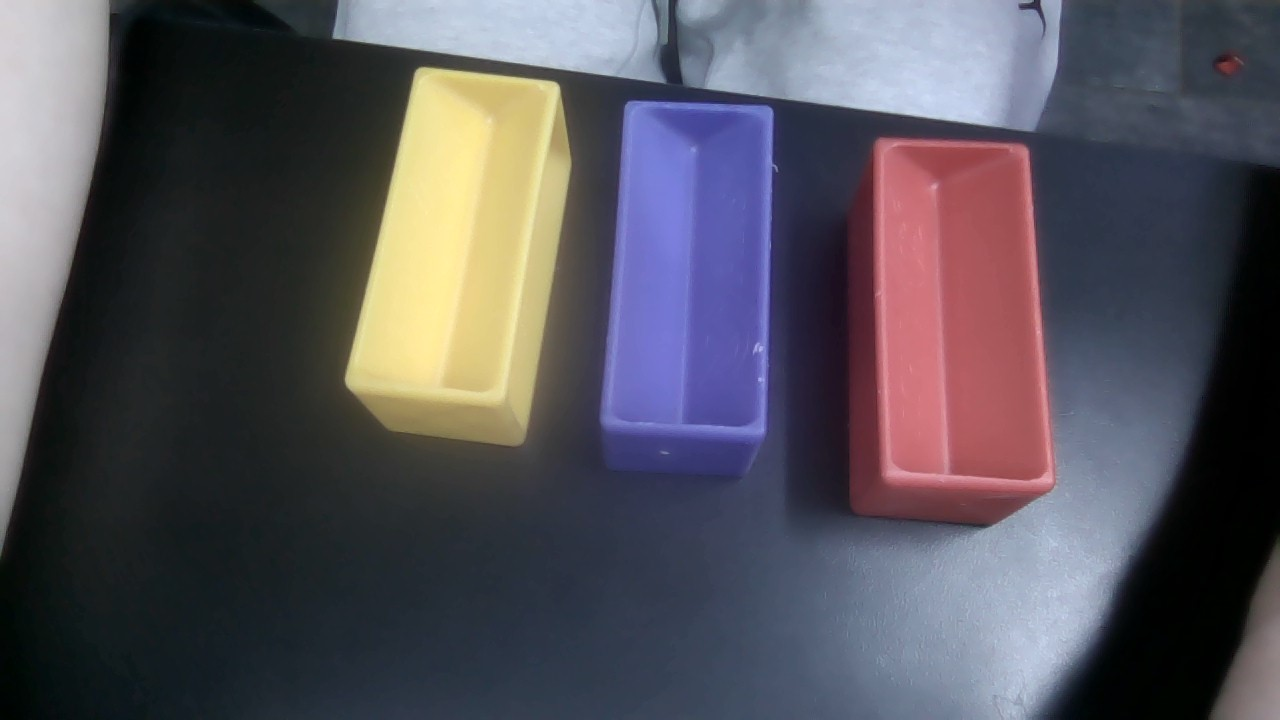
#> input picture blk_imgs/r9000p_laptop.jpg, 1280 x 720 px
$ python hsv_range_calc.py
#> lines starting #> are read from the running program, lines starting #| are printed output that depends on the picture; after the words box and inside, x2 and y2 are one past the last pixel; in counts of white or black regions, pixels touching at a corner belong together
import cv2
import numpy as np
from dataclasses import dataclass
from typing import Tuple, List, Optional
import os
import sys
import matplotlib.pyplot as plt  # Added for histogram plotting
from color_defs import hsv_t, Color


def compute_hsv_ranges(h_values, s_values, v_values, coverage: float) -> List[Tuple[hsv_t, hsv_t]]:
    """Handle circular Hue values for colors like red"""
    h_sorted = np.sort(h_values)

    # Calculate percentiles accounting for circular Hue space
    lower_p = (1 - coverage) / 2 * 100
    upper_p = 100 - lower_p
    lower_p = max(0, lower_p)
    upper_p = min(100, upper_p)
    h_low = np.percentile(h_sorted, lower_p)
    h_high = np.percentile(h_sorted, upper_p)

    s_low = np.percentile(s_values, lower_p)
    s_high = np.percentile(s_values, upper_p)
    v_low = np.percentile(v_values, lower_p)
    v_high = np.percentile(v_values, upper_p)

    ranges = []
    if h_high - h_low > 90:  # Threshold for splitting red ranges
        # Split into two ranges for red
        ranges.append(((0, int(s_low), int(v_low)),
                       (10, int(s_high), int(v_high))))
        ranges.append(((170, int(s_low), int(v_low)),
                       (180, int(s_high), int(v_high))))
    else:
        # Single range for other colors
        ranges.append(((int(h_low), int(s_low), int(v_low)),
                       (int(h_high), int(s_high), int(v_high))))
    return ranges


class RotatedROISelector:
    """Interactive rotated ROI selection"""

    def __init__(self, image):
        self.image = image
        self.center = (0, 0)
        self.size = (100, 50)
        self.angle = 0
        self.dragging = False
        self.current_corner = -1
        self.corners = np.zeros((4, 2), dtype=np.float32)

    def mouse_callback(self, event, x, y, flags, param):
        if event == cv2.EVENT_LBUTTONDOWN:
            self.dragging = True
            self.current_corner = self.find_nearest_corner(x, y)
        elif event == cv2.EVENT_LBUTTONUP:
            self.dragging = False
        elif event == cv2.EVENT_MOUSEMOVE and self.dragging:
            self.corners[self.current_corner] = (x, y)
            self.update_rotated_rect()

    def find_nearest_corner(self, x, y):
        distances = [np.linalg.norm(c - (x, y)) for c in self.corners]
        return np.argmin(distances)

    def update_rotated_rect(self):
        rect = cv2.minAreaRect(self.corners.astype(int))
        self.center, self.size, self.angle = rect

    def select(self):
        cv2.namedWindow("Rotated ROI")
        cv2.setMouseCallback("Rotated ROI", self.mouse_callback)

        # Initialize corners with default rectangle
        h, w = self.image.shape[:2]
        self.corners = np.array([[w//3, h//3],
                                 [2*w//3, h//3],
                                 [2*w//3, 2*h//3],
                                 [w//3, 2*h//3]], dtype=np.float32)

        while True:
            img = self.image.copy()

            # Draw current rotated rectangle.
            # Use box.astype(np.int32) to avoid deprecation warnings.
            box = cv2.boxPoints((self.center, self.size, self.angle))
            cv2.drawContours(img, [box.astype(np.int32)], 0, (0, 255, 0), 2)

            # Draw corners
            for x, y in self.corners:
                cv2.circle(img, (int(x), int(y)), 5, (0, 0, 255), -1)

            cv2.imshow("Rotated ROI", img)
            key = cv2.waitKey(1) & 0xFF
            if key == ord('q'):
                break

        cv2.destroyAllWindows()
        return self.center, self.size, self.angle


def extract_rotated_roi(image, center, size, angle):
    """
    Extract the rotated region as an upright rectangle.
    Convert size to integer values and ensure center is a tuple of floats.
    """
    patch_size = (int(size[0]), int(size[1]))
    center_pt = (float(center[0]), float(center[1]))

    # Rotate the entire image about the center by angle.
    M = cv2.getRotationMatrix2D(center_pt, angle, 1)
    rotated = cv2.warpAffine(image, M, (image.shape[1], image.shape[0]))

    # Extract the rotated ROI.
    roi = cv2.getRectSubPix(rotated, patch_size, center_pt)
    return roi


def main():
    image_name = "r9000p_laptop.jpg"
    color_name = input(
        "Enter the color name of the block being measured: ").strip()
#> the answer given: ../../blk_imgs/r9000p_laptop.jpg
    image = cv2.imread(f"../../blk_imgs/{image_name}")
#> image is the input picture: shape (720, 1280, 3); mean B, G, R 91.2, 83, 85.9
    if image is None:
        print("Could not load image")
        return

    # 1. Select rotated ROI interactively.
    selector = RotatedROISelector(image)
    center, size, angle = selector.select()
#> in select, `cv2.drawContours(img, [box.astype(np.int32)], 0, (0, 255, 0), 2)`: img: shape (720, 1280, 3); 0.02% of pixels changed, all inside (x1, y1, x2, y2) = (0, 0, 52, 27)
#> after the loop in select, `for x, y in self.corners:`: img: shape (720, 1280, 3); mean B, G, R 91.2, 83, 85.9
#> (key q is pressed here)
#> center = (0, 0); size = (100, 50); angle = 0

    # 2. Extract the ROI and convert to HSV.
    roi = extract_rotated_roi(image, center, size, angle)
#> in extract_rotated_roi, `patch_size = (int(size[0]), int(size[1]))`: patch_size = (100, 50)
#> in extract_rotated_roi, `center_pt = (float(center[0]), float(center[1]))`: center_pt = (0, 0)
#> in extract_rotated_roi, `M = cv2.getRotationMatrix2D(center_pt, angle, 1)`: M = [[1, 0, 0], [0, 1, 0]]
#> in extract_rotated_roi, `roi = cv2.getRectSubPix(rotated, patch_size, center_pt)`:
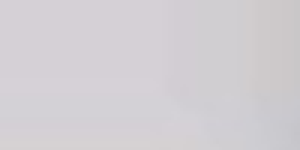
#> roi: shape (50, 100, 3) (shown 3 times larger); mean B, G, R 211, 206.5, 210.2
    hsv_roi = cv2.cvtColor(roi, cv2.COLOR_BGR2HSV)
#> hsv_roi: shape (50, 100, 3); mean H, S, V 146, 6, 211.5

    # 3. Calculate HSV distributions.
    H = hsv_roi[:, :, 0].flatten()
#> H = 5000 values, max 173 at index 82, min 125 at index 3698, mean 146
    S = hsv_roi[:, :, 1].flatten()
#> S = 5000 values, max 8 at index 3999, min 3 at index 98, mean 6.02
    V = hsv_roi[:, :, 2].flatten()
#> V = 5000 values, max 215 at index 2600, min 201 at index 98, mean 211.5

    # Set lower bound, upper bound and interval for the coverage percentages.
    # For example, lower=0.5, upper=1, interval=0.1 will generate: 0.5, 0.6, 0.7, 0.8, 0.9, 1.0.
    coverage_lower = 0.65
    coverage_upper = 1.0
    coverage_interval = 0.05

    # Create an array of coverage values (e.g. 0.5, 0.6, 0.7, ..., 1.0)
    coverage_levels = np.arange(
        coverage_lower, coverage_upper + coverage_interval/2, coverage_interval)

    print("coverage levels: ", coverage_levels)

    # For each coverage level, compute the HSV ranges.
    computed_hsv_ranges = []   # Will store tuples: (coverage, list_of_ranges)
    for cov in coverage_levels:
        ranges_for_cov = compute_hsv_ranges(H, S, V, cov)
        computed_hsv_ranges.append((cov, ranges_for_cov))
#> this loop made 8 passes
#> (h_low in compute_hsv_ranges, h_high in compute_hsv_ranges, s_low in compute_hsv_ranges, s_high in compute_hsv_ranges, v_low in compute_hsv_ranges, v_high in compute_hsv_ranges, ranges_for_cov) on passes 1 to 8: (132, 156, 5, 7, 209, 214, [((132, 5, 209), (156, 7, 214))]), (132, 165, 5, 7, 208, 214, [((132, 5, 208), (165, 7, 214))]), (132, 173, 4, 7, 206, 214, [((132, 4, 206), (173, 7, 214))]), (132, 173, 4, 7, 206, 214, [((132, 4, 206), (173, 7, 214))]), (132, 173, 4, 7, 205, 214, [((132, 4, 205), (173, 7, 214))]), (130, 173, 4, 7, 204, 215, [((130, 4, 204), (173, 7, 215))]), (126, 173, 4, 7, 203, 215, [((126, 4, 203), (173, 7, 215))]), (125, 173, 3, 8, 201, 215, [((125, 3, 201), (173, 8, 215))])
#> after the loop, computed_hsv_ranges = 8 items

    # Print the computed ranges to the terminal.
    print(f"Detected HSV ranges for {color_name}:")
    for cov, ranges in computed_hsv_ranges:
        # Compute the corresponding lower and upper percentiles for this coverage.
        lower_percentile = (1 - cov) / 2 * 100
        upper_percentile = 100 - lower_percentile
        percentile_interval = upper_percentile - lower_percentile
        print(f"Coverage: {cov*100:.0f}% "
              f"(Percentiles: {lower_percentile:.1f}%-{upper_percentile:.1f}%, Interval: {percentile_interval:.1f}%)")
        for idx, (lower, upper) in enumerate(ranges):
            print(f"  Range {idx+1}:")
            print(f"    Lower: {lower}")
            print(f"    Upper: {upper}")
#> this loop made 8 passes
#> (cov, ranges, lower_percentile, upper_percentile, percentile_interval) on passes 1 to 8: (0.65, [((132, 5, 209), (156, 7, 214))], 17.5, 82.5, 65), (0.7, [((132, 5, 208), (165, 7, 214))], 15, 85, 70), (0.75, [((132, 4, 206), (173, 7, 214))], 12.5, 87.5, 75), (0.8, [((132, 4, 206), (173, 7, 214))], 10, 90, 80), (0.85, [((132, 4, 205), (173, 7, 214))], 7.5, 92.5, 85), (0.9, [((130, 4, 204), (173, 7, 215))], 5, 95, 90), (0.95, [((126, 4, 203), (173, 7, 215))], 2.5, 97.5, 95), (1, [((125, 3, 201), (173, 8, 215))], -2.22e-14, 100, 100)
#> (printed output is left out)

    # Save the computed ranges and percentile settings to a CSV file.
    import csv
    img_no_format = image_name.split('.')[0]
    csv_output_path = f"./output/{img_no_format}_{color_name}_hsv_ranges.csv"
    with open(csv_output_path, mode='w', newline='') as csv_file:
        writer = csv.writer(csv_file)
        # Write header row.
        writer.writerow(["Coverage", "LowerPercentile", "UpperPercentile", "PercentileInterval",
                         "RangeNumber", "Hue Lower", "Hue Upper", "Sat Lower", "Sat Upper", "Val Lower", "Val Upper"])
        for cov, ranges in computed_hsv_ranges:
            lower_percentile = (1 - cov) / 2 * 100
            upper_percentile = 100 - lower_percentile
            percentile_interval = upper_percentile - lower_percentile
            for idx, (lower, upper) in enumerate(ranges):
                writer.writerow([f"{cov*100:.0f}%", lower_percentile, upper_percentile, percentile_interval,
                                 idx+1, lower[0], upper[0], lower[1], upper[1], lower[2], upper[2]])
    print(f"HSV ranges saved to CSV file: {csv_output_path}")

    # Plot histograms of the HSV distributions.
    fig, axs = plt.subplots(3, 1, figsize=(15, 12), dpi=300)

    axs[0].hist(H, bins=180, color='red', alpha=0.7)
    axs[0].set_title("Hue Distribution")
    axs[0].set_xlabel("Hue")
    axs[0].set_ylabel("Frequency")
    axs[0].set_xticks(range(0, 181, 5))

    axs[1].hist(S, bins=256, color='green', alpha=0.7)
    axs[1].set_title("Saturation Distribution")
    axs[1].set_xlabel("Saturation")
    axs[1].set_ylabel("Frequency")
    axs[1].set_xticks(range(0, 256, 10))

    axs[2].hist(V, bins=256, color='blue', alpha=0.7)
    axs[2].set_title("Value Distribution")
    axs[2].set_xlabel("Value")
    axs[2].set_ylabel("Frequency")
    axs[2].set_xticks(range(0, 256, 10))

    plt.tight_layout()
    img_no_format = image_name.split('.')[0]
    plt.savefig(f"./output/{img_no_format}_{color_name}_histogram.png")
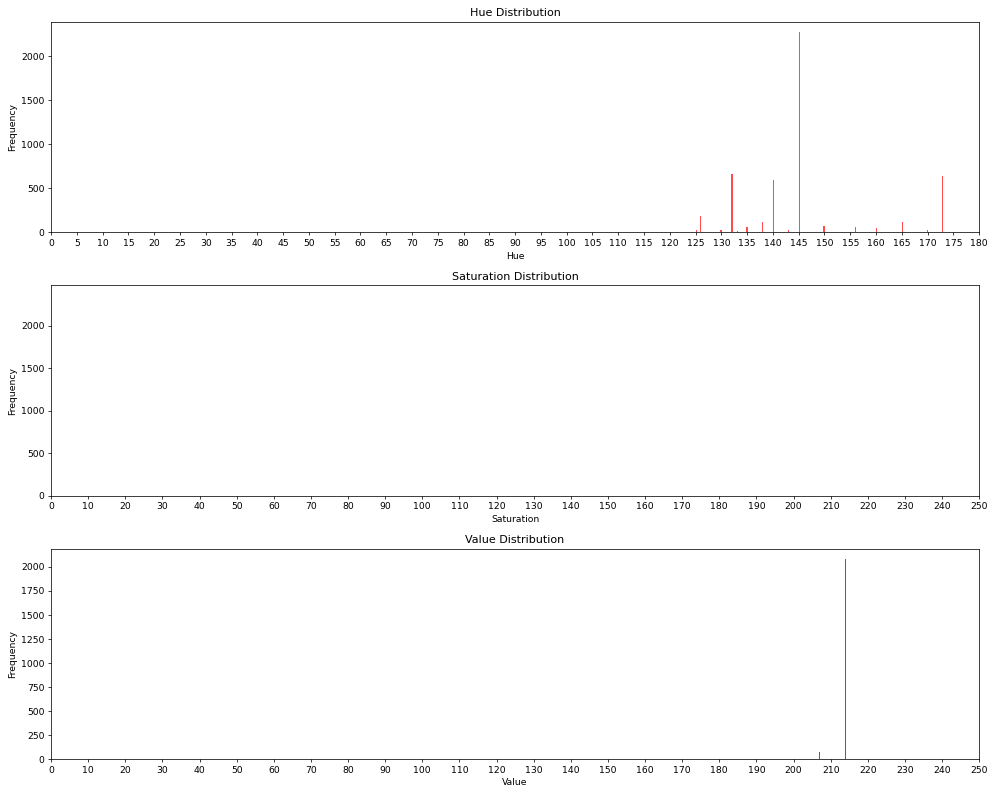
#> figure drawn by matplotlib, 3 panels; panel 1: tallest bar 2275 high, from x = 145 to 145.3; panel 2: tallest bar 2356 high, from x = 6.98 to 7; panel 3: tallest bar 2086 high, from x = 214 to 214


if __name__ == "__main__":
    main()
